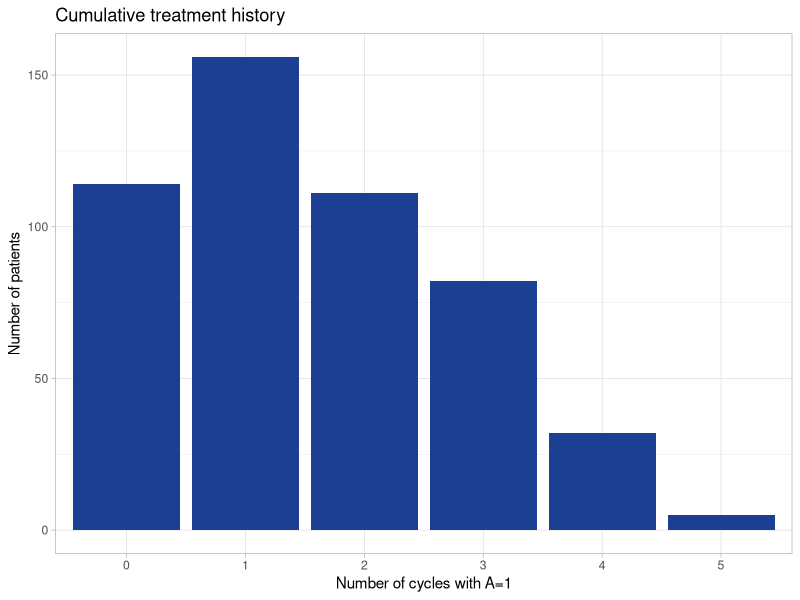
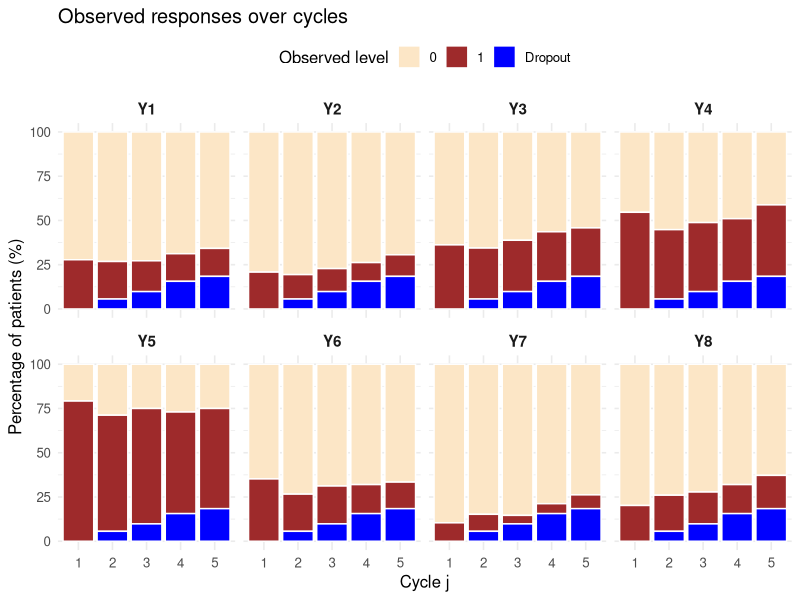
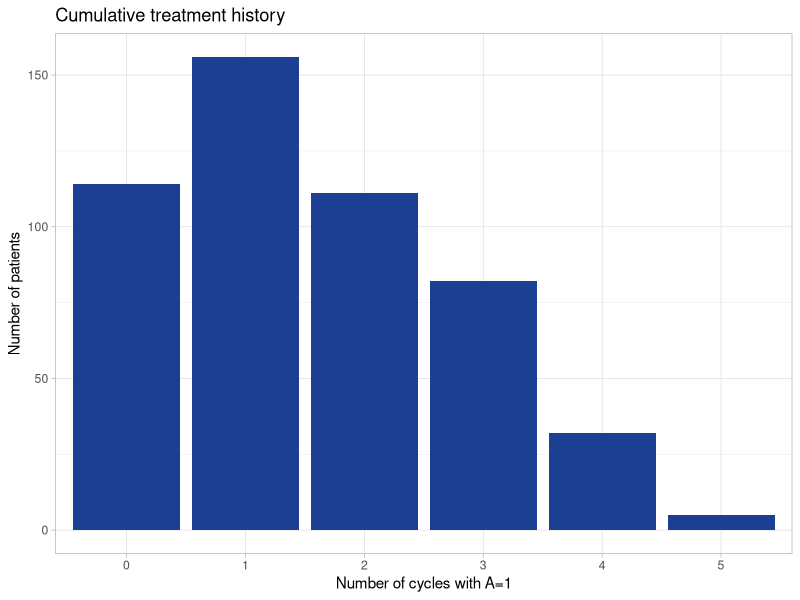
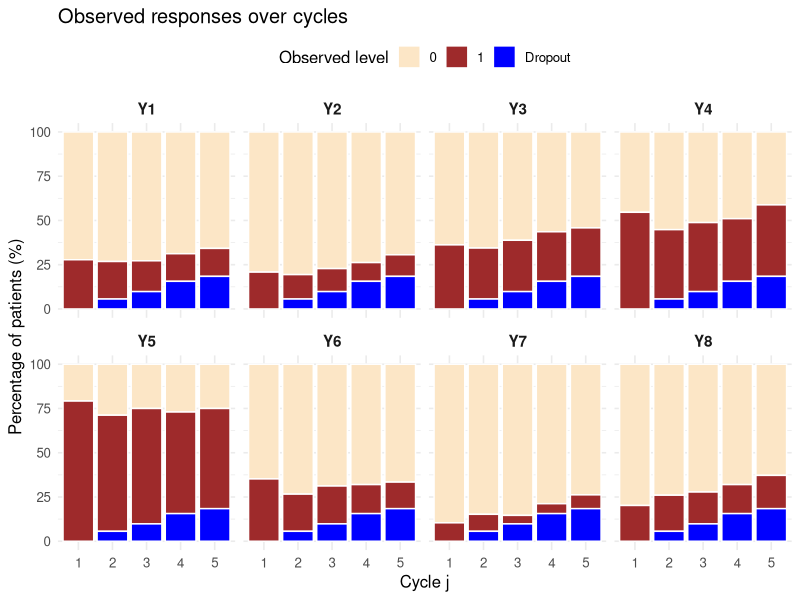

Write the R code that produced these figures, in order.
library(dplyr)
library(ggplot2)
library(tidyr)

setwd("~/github/lmm-ipw")

long_dat = read.csv2("data/fake_data.csv")
head(long_dat)


############
# Figure 3 #
############
df_cumA <- long_dat %>%
  group_by(id) %>%
  summarise(cumA = sum(A == 1, na.rm = TRUE), .groups = "drop")

figure_3 = ggplot(df_cumA, aes(x = factor(cumA, levels = 0:5))) +
  geom_bar(fill = "#1C3F94") +
  scale_x_discrete(drop = FALSE) +
  labs(x = "Number of cycles with A=1", y = "Number of patients",
       title = "Cumulative treatment history") +
  theme_light()
figure_3

ggsave("results/figures/figure_3.pdf", plot = figure_3, width = 5, height = 6)


############
# Figure 4 #
############

# 1. Patient x cycle grid
J <- max(long_dat$cycle) 
Y_vars <- paste0("Y", 1:8)

dat_plot <- expand_grid(id = unique(long_dat$id), cycle = 1:J) %>%
  left_join(long_dat %>% 
              select(id, cycle, all_of(Y_vars)), 
            by = c("id", "cycle")) %>%
  left_join(long_dat %>%
              group_by(id) %>%
              summarise(M = max(cycle),.groups = "drop"),
            by = "id")

# 2. Long format
dat_plot_long <- dat_plot %>%
  pivot_longer(cols = all_of(Y_vars), names_to = "Outcome", 
               values_to = "Value") %>%
  mutate(Value = case_when(cycle > M ~ "Dropout",
                           Value == 0 ~ "0",
                           Value == 1 ~ "1",
                           TRUE ~ NA_character_)) %>%
  filter(!is.na(Value)) %>%
  mutate(Value = factor(Value, levels = c("0", "1", "Dropout")))

# 3. Percentages
dat_percent <- dat_plot_long %>%
  count(Outcome, cycle, Value) %>%
  group_by(Outcome, cycle) %>%
  mutate(Percentage = 100 * n / sum(n)) %>%
  ungroup()

# 4. Plot
figure_4 = ggplot(dat_percent, aes(x = factor(cycle), y = Percentage, fill = Value)) +
  geom_bar(stat = "identity", position = "stack", color = "white") +
  facet_wrap(~ Outcome, ncol = 4) +
  scale_fill_manual(name = "Observed level",
                    values = c("0" = "#fce6c6", "1" = "#9e2a2b","Dropout" = "blue")) +
  labs(x = "Cycle j", y = "Percentage of patients (%)",
       title = "Observed responses over cycles") +
  theme_minimal(base_size = 12) +
  theme(strip.text = element_text(face = "bold", size = 11), legend.position = "top")
figure_4

ggsave("results/figures/figure_4.pdf", plot = figure_4, width = 15, height = 8)
